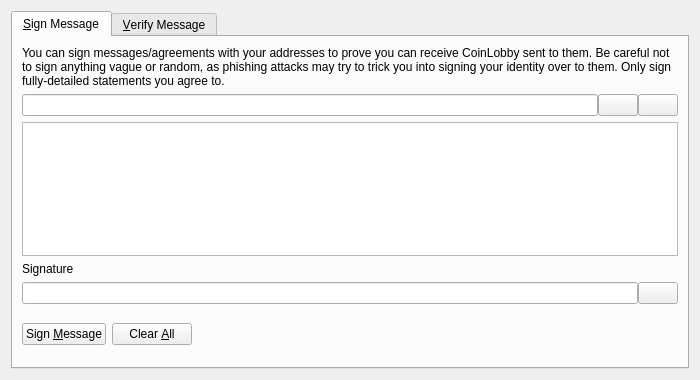
<?xml version="1.0" encoding="UTF-8"?>
<ui version="4.0">
 <class>SignVerifyMessageDialog</class>
 <widget class="QDialog" name="SignVerifyMessageDialog">
  <property name="geometry">
   <rect>
    <x>0</x>
    <y>0</y>
    <width>700</width>
    <height>380</height>
   </rect>
  </property>
  <property name="windowTitle">
   <string>Signatures - Sign / Verify a Message</string>
  </property>
  <property name="modal">
   <bool>true</bool>
  </property>
  <layout class="QVBoxLayout" name="verticalLayout">
   <item>
    <widget class="QTabWidget" name="tabWidget">
     <property name="currentIndex">
      <number>0</number>
     </property>
     <widget class="QWidget" name="tabSignMessage">
      <attribute name="title">
       <string>&amp;Sign Message</string>
      </attribute>
      <layout class="QVBoxLayout" name="verticalLayout_SM">
       <item>
        <widget class="QLabel" name="infoLabel_SM">
         <property name="text">
          <string>You can sign messages/agreements with your addresses to prove you can receive CoinLobby sent to them. Be careful not to sign anything vague or random, as phishing attacks may try to trick you into signing your identity over to them. Only sign fully-detailed statements you agree to.</string>
         </property>
         <property name="textFormat">
          <enum>Qt::PlainText</enum>
         </property>
         <property name="wordWrap">
          <bool>true</bool>
         </property>
        </widget>
       </item>
       <item>
        <layout class="QHBoxLayout" name="horizontalLayout_1_SM">
         <property name="spacing">
          <number>0</number>
         </property>
         <item>
          <widget class="QValidatedLineEdit" name="addressIn_SM">
           <property name="toolTip">
            <string>The CoinLobby address to sign the message with</string>
           </property>
          </widget>
         </item>
         <item>
          <widget class="QPushButton" name="addressBookButton_SM">
           <property name="toolTip">
            <string>Choose previously used address</string>
           </property>
           <property name="text">
            <string/>
           </property>
           <property name="shortcut">
            <string>Alt+A</string>
           </property>
           <property name="autoDefault">
            <bool>false</bool>
           </property>
          </widget>
         </item>
         <item>
          <widget class="QPushButton" name="pasteButton_SM">
           <property name="toolTip">
            <string>Paste address from clipboard</string>
           </property>
           <property name="text">
            <string/>
           </property>
           <property name="shortcut">
            <string>Alt+P</string>
           </property>
           <property name="autoDefault">
            <bool>false</bool>
           </property>
          </widget>
         </item>
        </layout>
       </item>
       <item>
        <widget class="QPlainTextEdit" name="messageIn_SM">
         <property name="toolTip">
          <string>Enter the message you want to sign here</string>
         </property>
        </widget>
       </item>
       <item>
        <widget class="QLabel" name="signatureLabel_SM">
         <property name="text">
          <string>Signature</string>
         </property>
         <property name="textFormat">
          <enum>Qt::PlainText</enum>
         </property>
        </widget>
       </item>
       <item>
        <layout class="QHBoxLayout" name="horizontalLayout_2_SM">
         <property name="spacing">
          <number>0</number>
         </property>
         <item>
          <widget class="QLineEdit" name="signatureOut_SM">
           <property name="font">
            <font>
             <italic>true</italic>
            </font>
           </property>
           <property name="readOnly">
            <bool>true</bool>
           </property>
          </widget>
         </item>
         <item>
          <widget class="QPushButton" name="copySignatureButton_SM">
           <property name="toolTip">
            <string>Copy the current signature to the system clipboard</string>
           </property>
           <property name="text">
            <string/>
           </property>
           <property name="autoDefault">
            <bool>false</bool>
           </property>
          </widget>
         </item>
        </layout>
       </item>
       <item>
        <layout class="QHBoxLayout" name="horizontalLayout_3_SM">
         <item>
          <widget class="QPushButton" name="signMessageButton_SM">
           <property name="toolTip">
            <string>Sign the message to prove you own this CoinLobby address</string>
           </property>
           <property name="text">
            <string>Sign &amp;Message</string>
           </property>
           <property name="autoDefault">
            <bool>false</bool>
           </property>
          </widget>
         </item>
         <item>
          <widget class="QPushButton" name="clearButton_SM">
           <property name="toolTip">
            <string>Reset all sign message fields</string>
           </property>
           <property name="text">
            <string>Clear &amp;All</string>
           </property>
           <property name="autoDefault">
            <bool>false</bool>
           </property>
          </widget>
         </item>
         <item>
          <spacer name="horizontalSpacer_1_SM">
           <property name="orientation">
            <enum>Qt::Horizontal</enum>
           </property>
           <property name="sizeHint" stdset="0">
            <size>
             <width>40</width>
             <height>48</height>
            </size>
           </property>
          </spacer>
         </item>
         <item>
          <widget class="QLabel" name="statusLabel_SM">
           <property name="font">
            <font>
             <weight>75</weight>
             <bold>true</bold>
            </font>
           </property>
           <property name="text">
            <string/>
           </property>
           <property name="wordWrap">
            <bool>true</bool>
           </property>
          </widget>
         </item>
         <item>
          <spacer name="horizontalSpacer_2_SM">
           <property name="orientation">
            <enum>Qt::Horizontal</enum>
           </property>
           <property name="sizeHint" stdset="0">
            <size>
             <width>40</width>
             <height>48</height>
            </size>
           </property>
          </spacer>
         </item>
        </layout>
       </item>
      </layout>
     </widget>
     <widget class="QWidget" name="tabVerifyMessage">
      <attribute name="title">
       <string>&amp;Verify Message</string>
      </attribute>
      <layout class="QVBoxLayout" name="verticalLayout_VM">
       <item>
        <widget class="QLabel" name="infoLabel_VM">
         <property name="text">
          <string>Enter the receiver's address, message (ensure you copy line breaks, spaces, tabs, etc. exactly) and signature below to verify the message. Be careful not to read more into the signature than what is in the signed message itself, to avoid being tricked by a man-in-the-middle attack. Note that this only proves the signing party receives with the address, it cannot prove sendership of any transaction!</string>
         </property>
         <property name="textFormat">
          <enum>Qt::PlainText</enum>
         </property>
         <property name="alignment">
          <set>Qt::AlignLeading|Qt::AlignLeft|Qt::AlignTop</set>
         </property>
         <property name="wordWrap">
          <bool>true</bool>
         </property>
        </widget>
       </item>
       <item>
        <layout class="QHBoxLayout" name="horizontalLayout_1_VM">
         <property name="spacing">
          <number>0</number>
         </property>
         <item>
          <widget class="QValidatedLineEdit" name="addressIn_VM">
           <property name="toolTip">
            <string>The CoinLobby address the message was signed with</string>
           </property>
          </widget>
         </item>
         <item>
          <widget class="QPushButton" name="addressBookButton_VM">
           <property name="toolTip">
            <string>Choose previously used address</string>
           </property>
           <property name="text">
            <string/>
           </property>
           <property name="shortcut">
            <string>Alt+A</string>
           </property>
           <property name="autoDefault">
            <bool>false</bool>
           </property>
          </widget>
         </item>
        </layout>
       </item>
       <item>
        <widget class="QPlainTextEdit" name="messageIn_VM"/>
       </item>
       <item>
        <widget class="QValidatedLineEdit" name="signatureIn_VM"/>
       </item>
       <item>
        <layout class="QHBoxLayout" name="horizontalLayout_2_VM">
         <item>
          <widget class="QPushButton" name="verifyMessageButton_VM">
           <property name="toolTip">
            <string>Verify the message to ensure it was signed with the specified CoinLobby address</string>
           </property>
           <property name="text">
            <string>Verify &amp;Message</string>
           </property>
           <property name="autoDefault">
            <bool>false</bool>
           </property>
          </widget>
         </item>
         <item>
          <widget class="QPushButton" name="clearButton_VM">
           <property name="toolTip">
            <string>Reset all verify message fields</string>
           </property>
           <property name="text">
            <string>Clear &amp;All</string>
           </property>
           <property name="autoDefault">
            <bool>false</bool>
           </property>
          </widget>
         </item>
         <item>
          <spacer name="horizontalSpacer_1_VM">
           <property name="orientation">
            <enum>Qt::Horizontal</enum>
           </property>
           <property name="sizeHint" stdset="0">
            <size>
             <width>40</width>
             <height>48</height>
            </size>
           </property>
          </spacer>
         </item>
         <item>
          <widget class="QLabel" name="statusLabel_VM">
           <property name="font">
            <font>
             <weight>75</weight>
             <bold>true</bold>
            </font>
           </property>
           <property name="text">
            <string/>
           </property>
           <property name="wordWrap">
            <bool>true</bool>
           </property>
          </widget>
         </item>
         <item>
          <spacer name="horizontalSpacer_2_VM">
           <property name="orientation">
            <enum>Qt::Horizontal</enum>
           </property>
           <property name="sizeHint" stdset="0">
            <size>
             <width>40</width>
             <height>48</height>
            </size>
           </property>
          </spacer>
         </item>
        </layout>
       </item>
      </layout>
     </widget>
    </widget>
   </item>
  </layout>
 </widget>
 <customwidgets>
  <customwidget>
   <class>QValidatedLineEdit</class>
   <extends>QLineEdit</extends>
   <header>qvalidatedlineedit.h</header>
  </customwidget>
 </customwidgets>
 <resources>
  <include location="../coinlobby.qrc"/>
 </resources>
 <connections/>
</ui>
